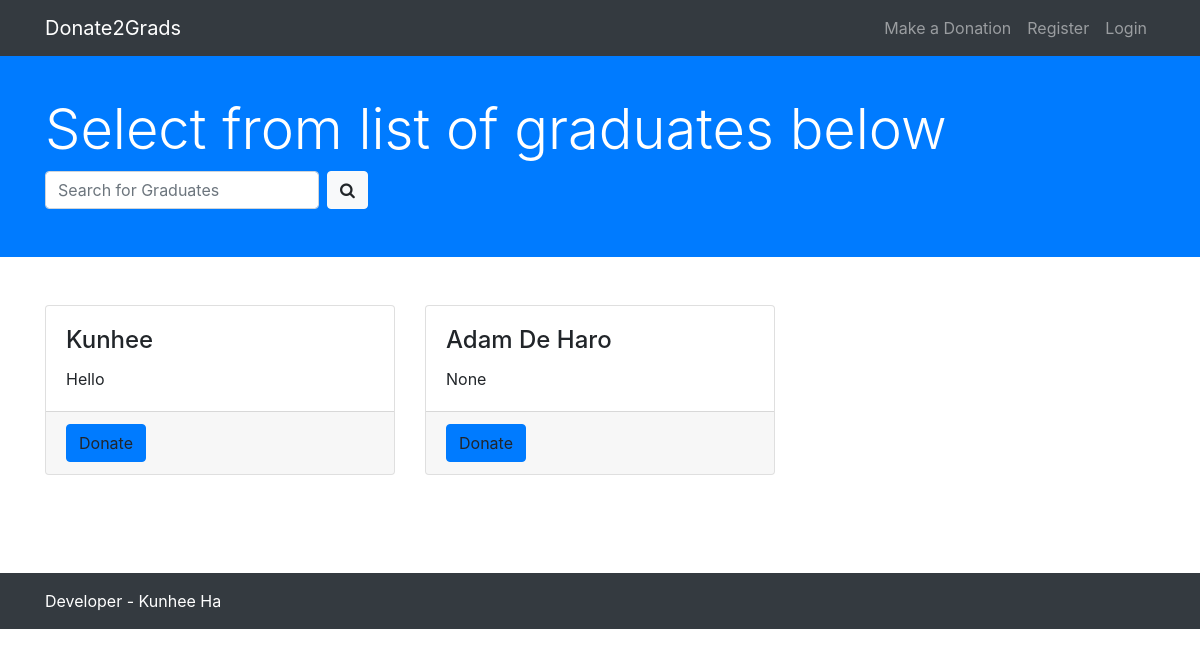
The app's page /makedonation, older data.
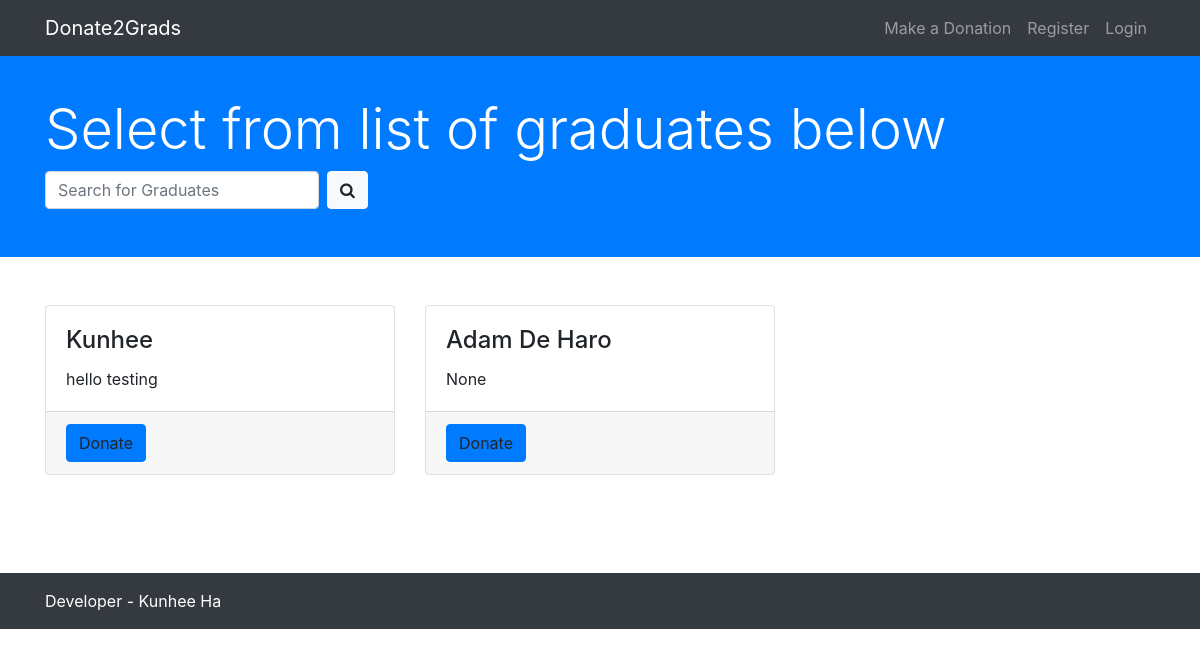
The same page, newer data.
### donationsite/models.py (models this page shows, shortened)
class User(db.Model, UserMixin):
    __tablename__ = 'user'
    id = db.Column(db.Integer(), primary_key=True)
    name = db.Column(db.String(30), nullable=False)
    email = db.Column(db.String(120), unique=True, nullable=False)
    image_file = db.Column(db.String(20), nullable=False,
                           default='default.jpg')
    password = db.Column(db.String(60), nullable=False)
    cv_file = db.Column(db.String(20), nullable=True)
    goals = db.Column(db.String(240), nullable=True)
    self_desc = db.Column(db.String(240), nullable=True)
    degree = db.relationship('Degree', secondary='user_degree')
    bank_details = db.relationship('Bankdetails', secondary='user_bankdetails')
    roles = db.relationship('Role', secondary='user_roles')

### donationsite/donations/routes.py (the view)
@donations.route('/makedonation')
def makedonation():
    q = request.args.get('q', type=str)
    if q:
        print(q)
        grads = User.query.filter(User.name.contains(q)).all()
    else:
        grads = User.query.all()
    return render_template("makedonation.html", grads=grads)

### donationsite/templates/makedonation.html (shortened to what this page needs)
{% extends 'base.html' %}
{% block head %}
	<link rel="stylesheet" type="text/css" href="{{ url_for('static', filename='css/donation.css') }}">
{% endblock %}
{% block content %}
	<div class="bg-primary py-5 mb-5">
		<div class="container h-100">
			<div class="row h-100 align-items-center">
				<div class="col-lg-12">
					<h2 class="display-4 text-white mt-5 mb-2">Select from list of graduates below</h2>
					<form class="form-inline my-2 my-lg-0" method="GET">
						<input class="form-control mr-sm-2" type="search" placeholder="Search for Graduates" aria-label="Search" name="q">
						<button class="btn btn-light my-2 my-sm-0" type="submit"><i class="fa fa-search" aria-hidden="true"></i></button>
					</form>
				</div>
			</div>
		</div>
	</div>
	<div class="container">
		<div class="row">
			{% if grads|length > 0 %}
				{% for grad in grads %}
				<div class="col-md-4 mb-5">
					<div class="card h-100">
						<div class="card-body">
							<h4 class="card-title">{{ grad.name }}</h4>
							<p class="card-text">{{ grad.self_desc }}</p>
						</div>
						<div class="card-footer">
							<a class="btn btn-primary donationButton" data-gradname="{{ grad.name }}">Donate</a>
						</div>
					</div>
				</div>
				{% endfor %}
			{% elif grads|length == 0 %}
				<div class="col-md-12">
					<h4>There were no graduates matching your search</h4>
				</div>
			{% endif %}
		</div>
	</div>
{% endblock content %}

Row changes from the older to the newer data that the page shows:
changed User "Kunhee": self_desc "Hello" → "hello testing"
